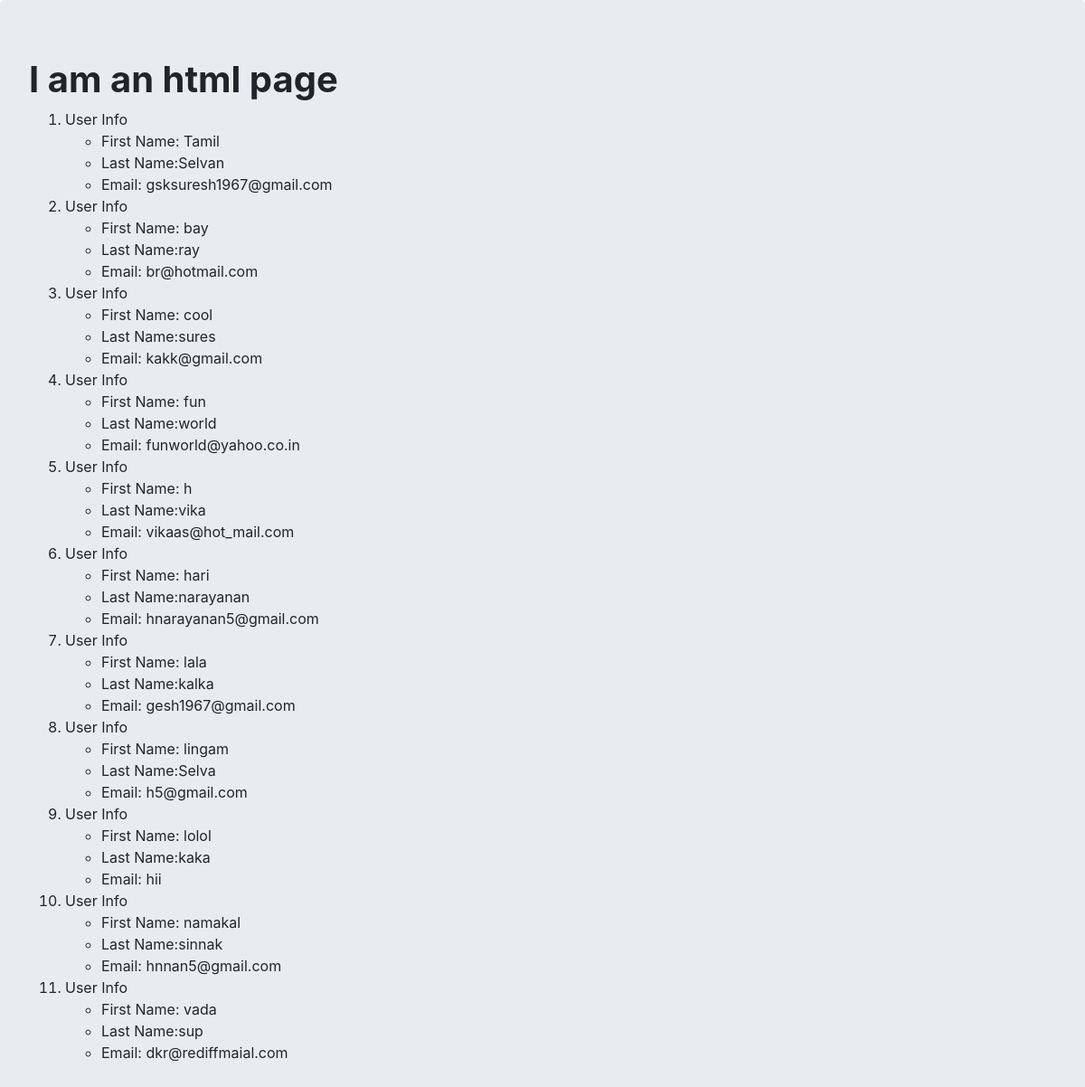
/inc/, run on the app's committed database.
### app_one/models.py (models this page shows)
class User(models.Model):
    First_name=models.CharField(max_length=264,unique=True)
    Last_Name=models.CharField(max_length=264,unique=True)
    Email=models.CharField(max_length=264,unique=True)

### app_one/views.py (the view)
def help(requests):
    user_list=User.objects.order_by('First_name')
    user_dict={'User_rec':user_list}
    return render(requests,"index.html",context=user_dict)

### Templates/index.html (shortened to what this page needs)
<!DOCTYPE html>
<html lang="en">
<head>
    <link rel="stylesheet" href="https://stackpath.bootstrapcdn.com/bootstrap/4.1.3/css/bootstrap.min.css">
</head>
<body>
<div class="jumbotron">
<h1><b>I am an html page</b></h1>
  {%if User_rec %}
    <ol>
        {%for acc in User_rec%}
         <li>User Info</li>
        <ul>
         <li>First Name: {{acc.First_name}}</li>
         <li>Last Name:{{acc.Last_Name}}</li>
         <li>Email: {{acc.Email}}</li>
        </ul>
        {%endfor%}
        {%endif%}
        </ol>
</div>
</body>
</html>

### data on the page
User: First_name "Tamil", Last_Name "Selvan", Email "gsksuresh1967@gmail.com"
User: First_name "bay", Last_Name "ray", Email "br@hotmail.com"
User: First_name "cool", Last_Name "sures", Email "kakk@gmail.com"
User: First_name "fun", Last_Name "world", Email "funworld@yahoo.co.in"
User: First_name "h", Last_Name "vika", Email "vikaas@hot_mail.com"
User: First_name "hari", Last_Name "narayanan", Email "hnarayanan5@gmail.com"
User: First_name "lala", Last_Name "kalka", Email "gesh1967@gmail.com"
User: First_name "lingam", Last_Name "Selva", Email "h5@gmail.com"
User: First_name "lolol", Last_Name "kaka", Email "hii"
User: First_name "namakal", Last_Name "sinnak", Email "hnnan5@gmail.com"
User: First_name "vada", Last_Name "sup", Email "dkr@rediffmaial.com"
